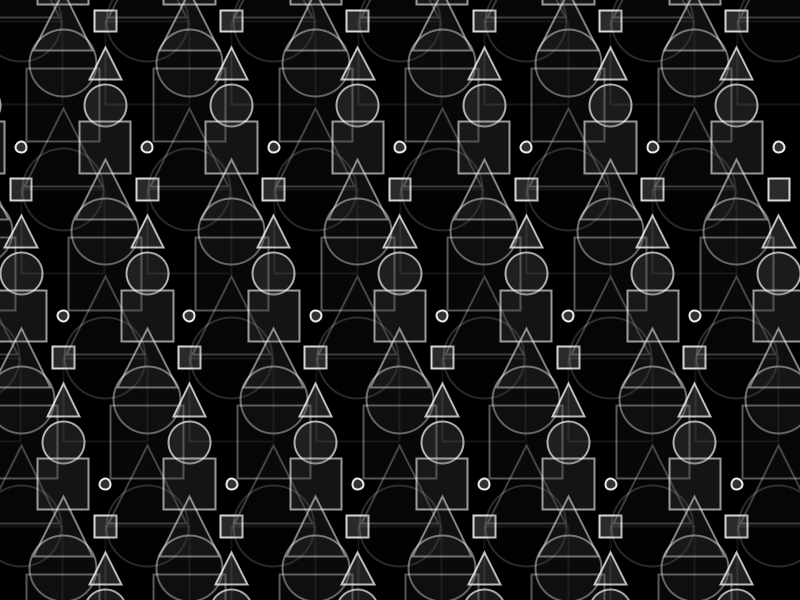
Frame 1 (no input)
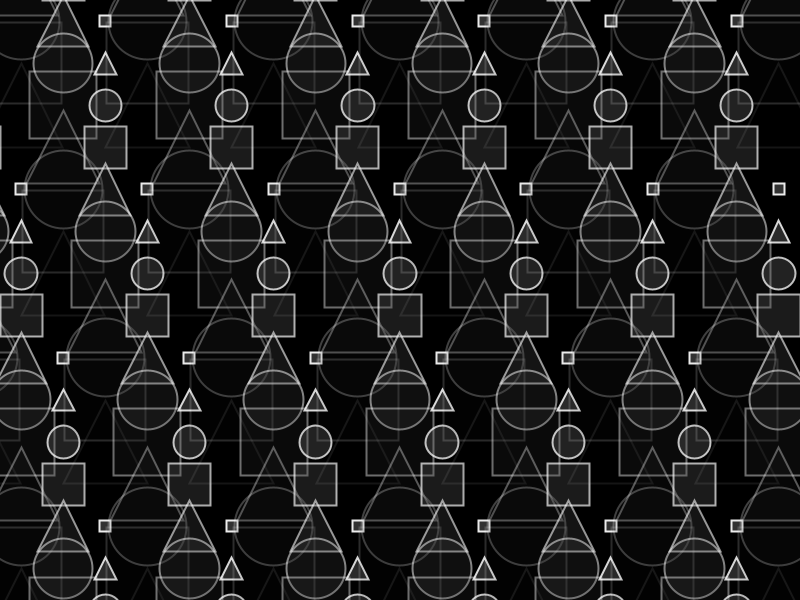
Frame 60 (the mouse pressed at the canvas centre just before this capture)
Frame 120 (the mouse held since frame 60 and released just before this capture): identical to frame 60, image omitted

The Processing sketch that drew these frames (run headless with seeded random() and noise(); from frame 60 on, the mouse is pressed at the canvas centre):

// Processing sketch: processing_151379
// ── processing_151379.pde

/*
 * Creative Coding
 * Week 2, 06 - Moving Patterns 2
 * by Indae Hwang and Jon McCormack
 * Copyright (c) 2014 Monash University
 *
 * Similar to the previous sketch, this sketch draws a grid of oscillating circles. Each circle has a "lifetime"
 * over which it grows and changes intensity and opacity. At the end of each lifetime the circle begins again.
 * Pressing the left and right arrow keys changes the lifetime of all the circles globally.
 * 
 */

// variable used to store the current frame rate value
int frame_rate_value;
int shape;
int circleNumber;

void setup() {

  // make the display window the full size of the screen
  //size(displayWidth, displayHeight);
  size(800, 600);
  frame_rate_value = 12;
  rectMode(CENTER);
  background(0);
}


void draw() {

  background(0);

  int num = 20;
  int margin = 0;
  float gutter = 0; //distance between each cell
  float cellsize = ( width - (2 * margin) - gutter * (num - 1) ) / (num - 1);

  circleNumber = 0; // counter
  for (int i=0; i<num; i++) {
    for (int j=0; j<num; j++) {
      circleNumber = (i * num) + j; // different way to calculate the circle number from w2_04

      float tx = margin + cellsize * i + gutter * i;
      float ty = margin + cellsize * j + gutter * j;

      movingCircle(tx, ty, cellsize, circleNumber);
    }
  }
} //end of draw 


void movingCircle(float x, float y, float size, int offset) {

  float circlePeriod = (float)frame_rate_value;
  float circleAge = (float)((frameCount + offset) % (int)circlePeriod) / circlePeriod;

  float circleSize = size * 2.0 * sin(circleAge * HALF_PI);

  strokeWeight(2);
  stroke(255, lerp(255, 0, circleAge));
  fill(lerp(128, 0, circleAge), lerp(120, 0, circleAge));
  // here we switch the shape between circle, rectangle and triangle
  shape = circleNumber % 3;
  switch(shape) {
    case 0:
      ellipse(x-size/2, y-size/2, circleSize, circleSize);
      break;
    case 1:
      rect(x-size/2, y-size/2, circleSize, circleSize);
      break;
    case 2:
      triangle(x-size/2, y-size/2 - circleSize/2, x-size/2 + circleSize/2, y-size/2 + circleSize/2, x-size/2 - circleSize/2, y-size/2 + circleSize/2);
      break;
    default:
      ellipse(x-size/2, y-size/2, circleSize, circleSize);
      break;
  }
}

void mouseDragged() {
  frame_rate_value = int(map(mouseX, 0, displayWidth, 2, 120));
  println("Current frame Rate is: " + frame_rate_value);
}

/*
 * keyReleased function
 *
 * called automatically by Processing when a keyboard key is released
 */
void keyReleased() {

  // right arrow -- increase frame_rate_value
  if (keyCode == RIGHT && frame_rate_value < 120) {
    frame_rate_value++;
  }

  // left arrow -- decrease frame_rate_value
  if ( keyCode == LEFT && frame_rate_value > 2) {
    frame_rate_value--;
  }

  // print the current value on the screen
  println("Current frame Rate is: " + frame_rate_value);
}
